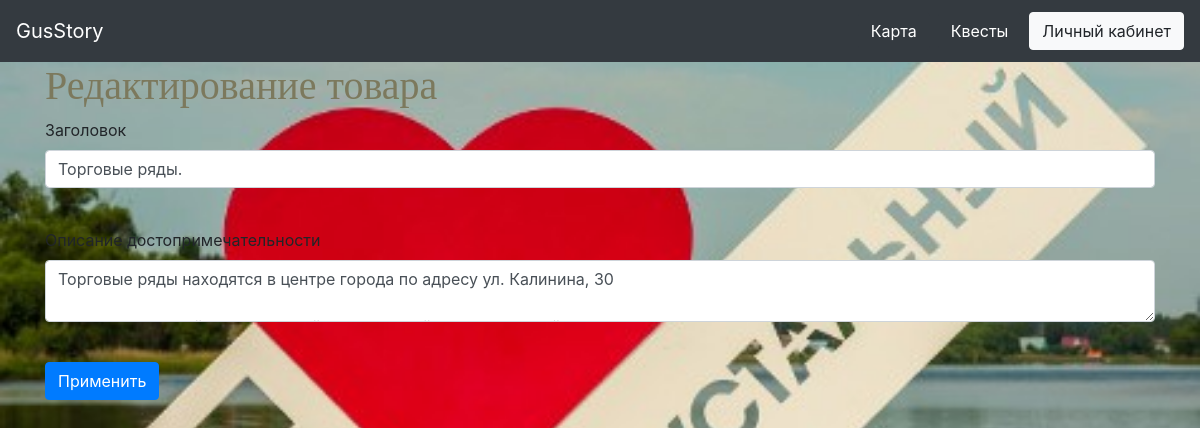
/items/14 (signed in), run on an earlier commit of the app's database.
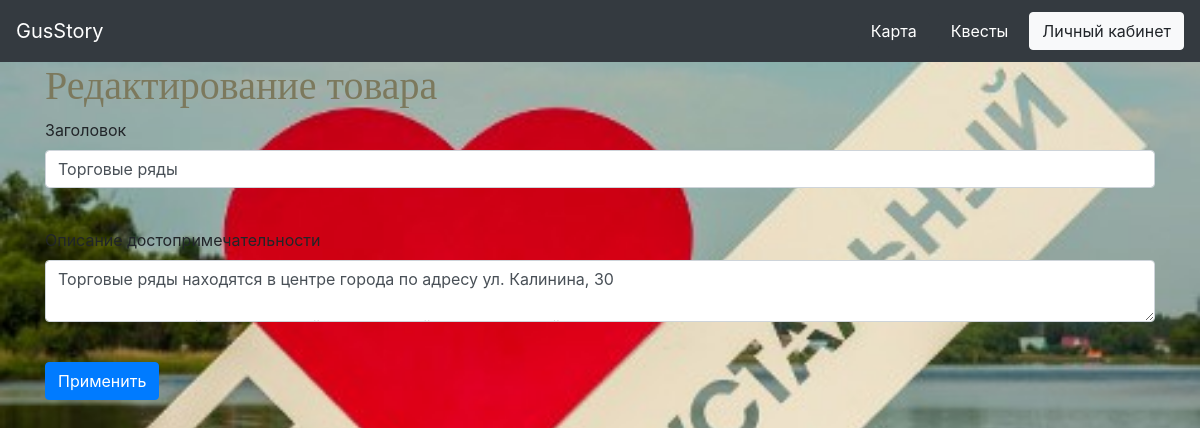
And on a later commit of the database.
### data/items.py (models this page shows)
class Items(SqlAlchemyBase, SerializerMixin, UserMixin):
    __tablename__ = 'items'
    id = sqlalchemy.Column(sqlalchemy.Integer, primary_key=True, autoincrement=True)
    title = sqlalchemy.Column(sqlalchemy.String, nullable=True)
    content = sqlalchemy.Column(sqlalchemy.String, nullable=True)
    photo = sqlalchemy.Column(sqlalchemy.VARCHAR, default='/static/images/old.png')
    image = sqlalchemy.Column(sqlalchemy.VARCHAR, default='/static/images/old.png')
    year = sqlalchemy.Column(sqlalchemy.String, nullable=True)
    count_photo = sqlalchemy.Column(sqlalchemy.Integer, nullable=True)

### main.py (the view, shortened to what this page needs)
@app.route('/items/<int:id>', methods=['GET', 'POST'])
@login_required
def edit_items(id):
    if current_user.id not in [1, 2, 3]:
        return redirect('/')
    form = EditForm()
    if request.method == 'GET':
        sessions = db_session.create_session()
        item = sessions.query(items.Items).filter(items.Items.id == id).first()
        form.title.data = item.title
        form.content.data = item.content
    return render_template('editor.html', title='Редактирование товара', form=form)

### main.py
class EditForm(FlaskForm):
    title = StringField('Заголовок', validators=[DataRequired()])
    content = TextAreaField('Описание достопримечательности')
    submit = SubmitField('Применить')

### data/db_session.py (called while the page is built)
def create_session() -> Session:
    global __factory
    return __factory()

### main.py (called while the page is built)
@login_manager.user_loader
def load_user(user_id):
    sessions = db_session.create_session()
    return sessions.query(users.User).get(user_id)

### templates/editor.html (shortened to what this page needs)
{% extends "base.html" %}
{% block content %}
<h1>{{ title }}</h1>
<form action="" method="post" enctype="multipart/form-data">
    <p>
        {{ form.title.label }} <br>
        {{ form.title(class="form-control") }} <br>
    <p>
        {{ form.content.label }} <br>
        {{ form.content(class="form-control") }} <br>
    </p>
    <p>{{ form.submit(type="submit", class="btn btn-primary") }}</p>
</form>
{% endblock %}

What changed in the data, as far as the page shows it:
changed Items: title "Торговые ряды." → "Торговые ряды"
